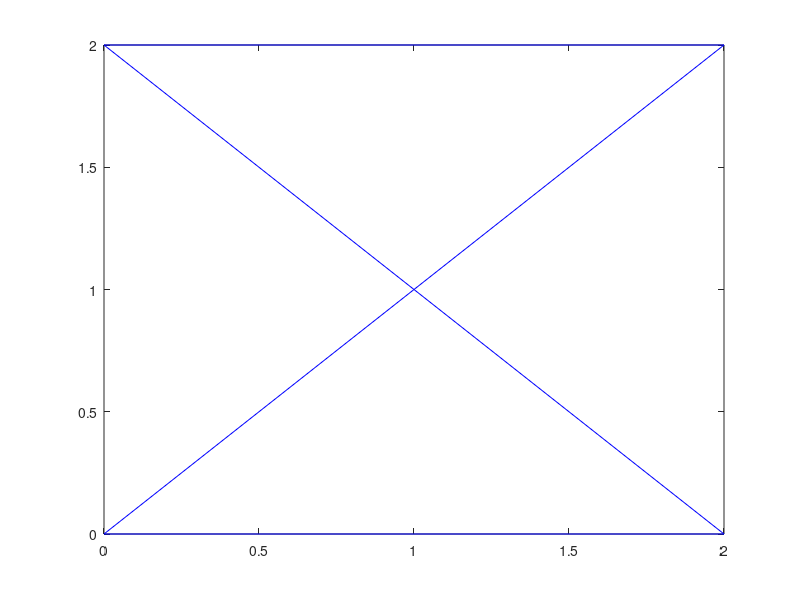
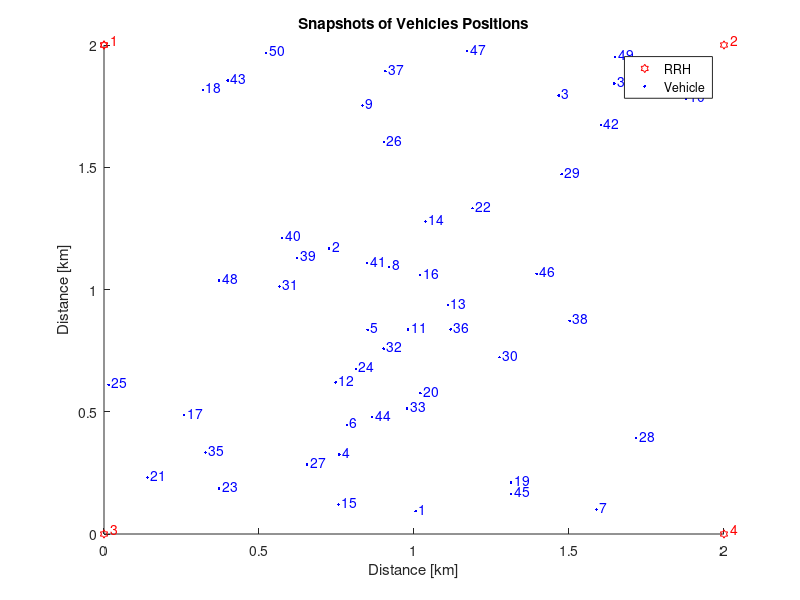

Source code (MATLAB) for these figures, in order: (Note: this script raises an error after producing the figures.)
clear; clc; clf;

x1 = 0; x2 = 2;
y1 = 0; y2 = 2;
x = [x1, x2, x1, x2, x1];
y = [y2, y2, y1, y1, y2];
plot(x, y, 'b-');
hold on;
hConnections = [];
numberOfVehicles = 50; % 40; 30; 20; 10;
numberOfRRHs = 4;
x3 = rand(1, numberOfVehicles)*2;
y3 = rand(1, numberOfVehicles)*2;
close all;
figure;
hold on;
hNodes = plot(x, y, 'rh', x3, y3, 'b.');
title('Snapshots of Vehicles Positions')
xlabel('Distance [km]')
ylabel('Distance [km]')
legend({'RRH','Vehicle'})

for i = 1 : numberOfRRHs
    text(x(i)+0.02,y(i)+0.02, num2str(i),'Color','r')
end
for j = 1 : numberOfVehicles
    text(x3(j)+0.01, y3(j)+0.01, num2str(j),'Color','b')
end
for i = 1 : size(x,1)-1
    for j = i+1 : size(x,1)
        hConnections = [hConnections ; line([x(i);x(j)], [y(i);y(j)])];
    end
end

alpha = 3.5;
PtdBm = 23;
Pt = 10^(PtdBm/10);
R = 1;
In = calcIn(alpha,R,Pt);
BW = 10*10^(6);
NOcdBm = -174 + 10*log10(BW);
NOc = 10^(NOcdBm/10);
Distance = zeros;
%DistMatrix = zeros;
SINR = zeros;
SINRdB =zeros;
%SINRdBMatrix =zeros;
Efficiency = zeros;
%EfficiencyMatrix = zeros;
DataRate = zeros;
%DataRateMatrix = zeros;
UpLinkDataRate = zeros;
MaxRB = zeros;
ReqRB = zeros;
CeilofReqRB = zeros;
%CeilofReqRBMatrix = zeros;
count = 1;
for i = 1 : numberOfRRHs
    for j = 1 : numberOfVehicles
    Distance(i,j) = sqrt((x1(i) - x2(j))^2 + (y1(i) - y2(j))^2);
%     DistMatrix(count, :) = [x1(i) y1(i) x2(j) y2(j) Distance(i,j)];
    SINR(i,j) = (Pt*((Distance(i,j)).^-alpha))/((numberOfRRHs)*In + NOc); 
    SINRdB(i,j)=10*log10(SINR(i,j));
%     SINRdBMatrix(count, :) = [x1(i) y1(i) x2(j) y2(j) SINRdB(i,j)];
    if (SINRdB(i,j) <= -9.5)
        Efficiency(i,j) = 0.000001;
    elseif (SINRdB(i,j) > -9.5) && (SINRdB(i,j) <= -6.7)
        Efficiency(i,j) = 0.1523;
    elseif (SINRdB(i,j) > -6.7) && (SINRdB(i,j) <= -4.1)
        Efficiency(i,j) = 0.2344;
    elseif (SINRdB(i,j) > -4.1) && (SINRdB(i,j) <= -1.8)
        Efficiency(i,j) = 0.3770;
    elseif (SINRdB(i,j) > -1.8) && (SINRdB(i,j) <= 0.4)
        Efficiency(i,j) = 0.6016;    
    elseif (SINRdB(i,j) > 0.4) && (SINRdB(i,j) <= 2.5)
        Efficiency(i,j) = 0.8770;
    elseif (SINRdB(i,j) > 2.5) && (SINRdB(i,j) <= 4.5)
        Efficiency(i,j) = 1.1758;    
    elseif (SINRdB(i,j) > 4.5) && (SINRdB(i,j) <= 6.5)
        Efficiency(i,j) = 1.4766;    
    elseif (SINRdB(i,j) > 6.5) && (SINRdB(i,j) <= 8.5)
        Efficiency(i,j) = 1.9141;
    elseif (SINRdB(i,j) > 8.5) && (SINRdB(i,j) <= 10.3)
        Efficiency(i,j) = 2.4063;        
    elseif (SINRdB(i,j) > 10.3) && (SINRdB(i,j) <= 12.3)
        Efficiency(i,j) = 2.7305;    
    elseif (SINRdB(i,j) > 12.3) && (SINRdB(i,j) <= 14.2)
        Efficiency(i,j) = 3.3223;    
    elseif (SINRdB(i,j) > 14.2) && (SINRdB(i,j) <= 15.9)
        Efficiency(i,j) = 3.9023;
    elseif (SINRdB(i,j) > 15.9) && (SINRdB(i,j) <= 17.8)
        Efficiency(i,j) = 4.5234;    
    elseif (SINRdB(i,j) > 17.8) && (SINRdB(i,j) <= 19.8)
        Efficiency(i,j) = 5.1152;    
    elseif (SINRdB(i,j) > 19.8) 
        Efficiency(i,j) = 5.5547;
    end
    count = count + 1; 
    end
end

for i = 1 : numberOfRRHs
    for j = 1 : numberOfVehicles
    
%     EfficiencyMatrix(count, :) = [x1(i) y1(i) x2(j) y2(j) Efficiency(i,j)];        
      DataRate(i,j) = 12*14*Efficiency(i,j)*1000;   
%     DataRateMatrix(count, :) = [x1(i) y1(i) x2(j) y2(j) DataRate(i,j)];   
      UpLinkDataRate(j) = 1000000;
      MaxRB(i) = 50;    
      ReqRB(i,j) = UpLinkDataRate(j)/DataRate(i,j);
      CeilofReqRB(i,j) = ceil(ReqRB(i,j));
%     CeilofReqRBMatrix(count, :) = [x1(i) y1(i) x2(j) y2(j) CeilofReqRB(i,j)];
    
    count = count + 1;    
    end
end

% DistMatrix = sort(DistMatrix, 5);
% SINRdBMatrix = sort(SINRdBMatrix, 5);
% EfficiencyMatrix = sort(EfficiencyMatrix, 5);
% DataRateMatrix = sort(DataRateMatrix, 5);
% CeilofReqRBMatrix = sort(CeilofReqRBMatrix, 5);
% disp(DistMatrix)
% disp(SINRdBMatrix)
% disp(EfficiencyMatrix)
% disp(DataRateMatrix)
% disp(CeilofReqRBMatrix)

disp(Distance)
disp(SINRdB)
disp(Efficiency)
disp(DataRate)
disp(ReqRB)
disp(CeilofReqRB)

figure;
hold on;
subplot(2,2,1)
bar(Distance(1,:),0.4,'b');
title('Vehicles Distances from RRH1')
xlabel('Vehicles')
ylabel('Distance [km]')

subplot(2,2,2)
bar(Distance(2,:),0.4,'r');
title('Vehicles Distances from RRH2')
xlabel('Vehicles')
ylabel('Distance [km]')

subplot(2,2,3)
bar(Distance(3,:),0.4,'g');
title('Vehicles Distances from RRH3')
xlabel('Vehicles')
ylabel('Distance [km]')

subplot(2,2,4)
bar(Distance(4,:),0.4,'m');
title('Vehicles Distances from RRH4')
xlabel('Vehicles')
ylabel('Distance [km]')

figure;
hold on;

subplot(2,2,1)
bar(SINRdB(1,:),0.4,'b');
title('RRH1 & Pt = 23 [dBm]')
xlabel('Vehicles')
ylabel('SINR  [dB]')

subplot(2,2,2)
bar(SINRdB(2,:),0.4,'r');
title('RRH2 & Pt = 23 [dBm]')
xlabel('Vehicles')
ylabel('SINR  [dB]')

subplot(2,2,3)
bar(SINRdB(3,:),0.4,'g');
title('RRH3 & Pt = 23 [dBm]')
xlabel('Vehicles')
ylabel('SINR  [dB]')

subplot(2,2,4)
bar(SINRdB(4,:),0.4,'m');
title('RRH4 & Pt = 23 [dBm]')
xlabel('Vehicles')
ylabel('SINR  [dB]')
